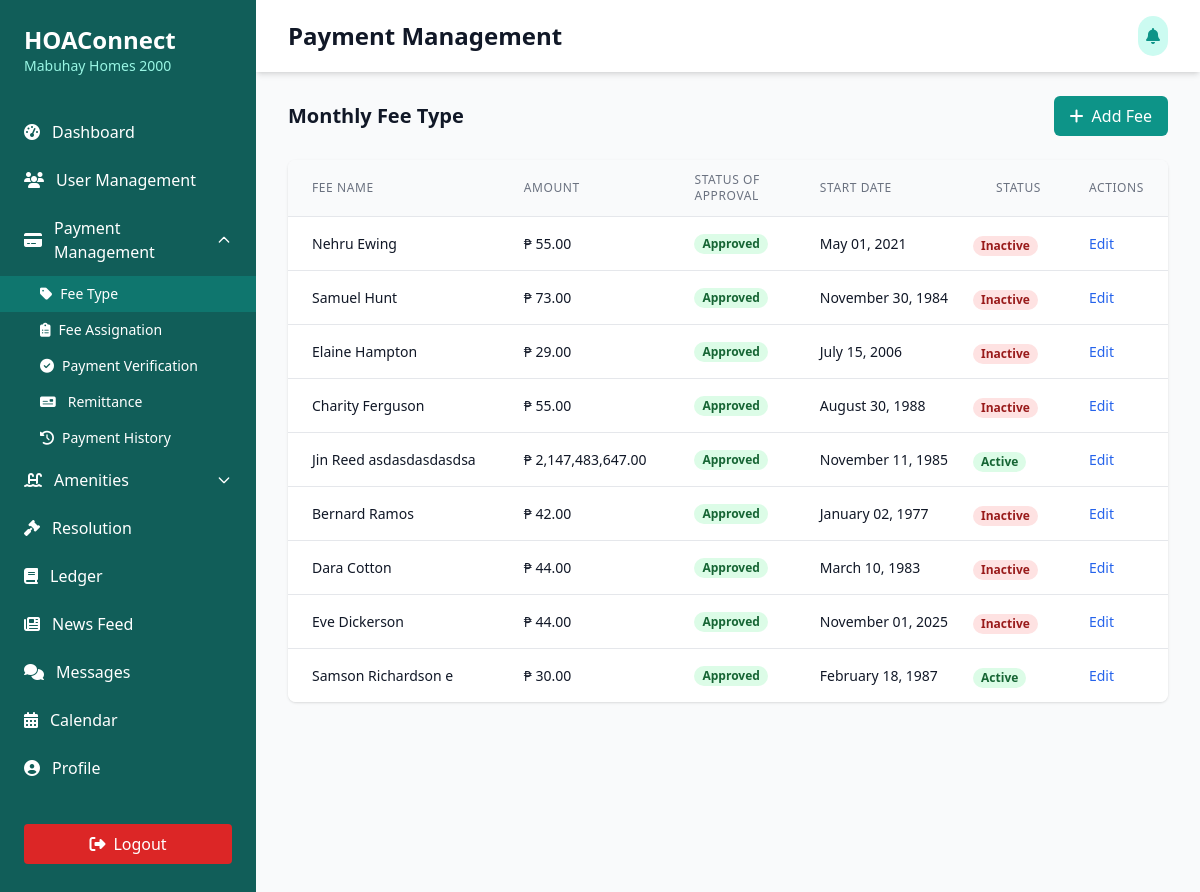
The app's page /Users/admin/fee-types.php, older data.
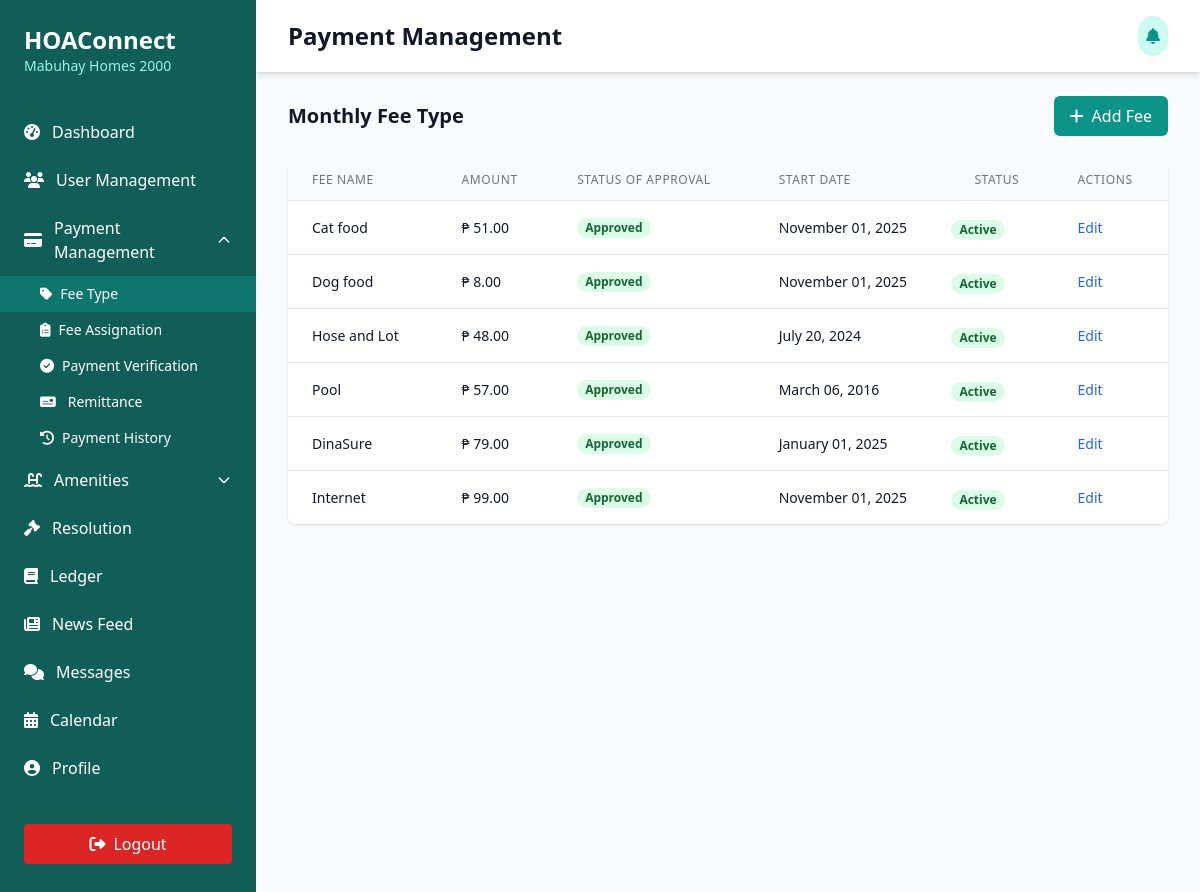
The same page, newer data.
### tables this page shows
CREATE TABLE `fee_type` (
  `id` int(11) NOT NULL,
  `fee_type_id` int(11) NOT NULL,
  `user_id` int(11) NOT NULL,
  `fee_name` varchar(50) NOT NULL,
  `description` varchar(255) NOT NULL,
  `amount` int(11) NOT NULL,
  `cadence` int(11) NOT NULL,
  `start_date` date NOT NULL,
  `is_active` int(11) NOT NULL,
  `remarks` varchar(255) DEFAULT NULL,
  `approved` int(11) DEFAULT NULL,
  `datetime_created` datetime NOT NULL,
  `datetime_updated` datetime NOT NULL
);

### Users/admin/fee-types.php (the view, shortened to what this page needs)
<?php
include('../../connection/connection.php');
?>
<!DOCTYPE html>
<html lang="en">
<head>
  <script src="https://cdn.tailwindcss.com"></script>
  <link rel="stylesheet" href="https://cdnjs.cloudflare.com/ajax/libs/font-awesome/6.4.0/css/all.min.css" />
</head>
<body class="bg-gray-50">
  <div class="min-h-screen flex">
    <div class="bg-teal-800 text-white w-64 py-6 flex flex-col">
      <div class="px-6 mb-8">
        <h1 class="text-2xl font-bold">HOAConnect</h1>
        <p class="text-sm text-teal-200">Mabuhay Homes 2000</p>
      </div>
      <nav class="flex-1">
        <a href="admin-dashboard.php" class="flex items-center px-6 py-3 hover:bg-teal-700">
          <i class="fas fa-tachometer-alt mr-3"></i>
          <span>Dashboard</span>
        </a>
        <a href="admin-accounts.php" class="flex items-center px-6 py-3 hover:bg-teal-700">
          <i class="fas fa-users mr-3"></i>
          <span>User Management</span>
        </a>
        <div x-data="{ open: true }">
          <button @click="open = !open" :aria-expanded="open" class="flex items-center w-full px-6 py-3 hover:bg-teal-600 focus:outline-none">
            <i class="fas fa-credit-card mr-3"></i>
            <span class="flex-1 text-left">Payment Management</span>
            <svg :class="{ 'rotate-180': open }" class="w-4 h-4 transition-transform duration-200" fill="none" stroke="currentColor" viewBox="0 0 24 24">
              <path stroke-linecap="round" stroke-linejoin="round" stroke-width="2" d="M19 9l-7 7-7-7" />
            </svg>
          </button>
          <div x-show="open" x-cloak class="bg-teal-800 text-sm">
            <a href="fee-types.php" class="flex items-center px-10 py-2 bg-teal-700">
              <i class="fas fa-tag mr-2" title="Fee Type"></i>
              Fee Type
            </a>
            <a href="fee-assignation.php" class="flex items-center px-10 py-2 hover:bg-teal-600">
              <i class="fas fa-clipboard-list mr-2" title="Fee Assignation"></i>
              Fee Assignation
            </a>
            <a href="payment-verification.php" class="flex items-center px-10 py-2 hover:bg-teal-600">
              <i class="fas fa-check-circle mr-2" title="Payment Verification"></i>
              Payment Verification
            </a>
            <a href="admin-remittance.php" class="flex items-center px-10 py-2 hover:bg-teal-600">
              <i class="fas fa-money-check mr-3"></i>
              Remittance
            </a>
            <a href="payment-history.php" class="flex items-center px-10 py-2 hover:bg-teal-600">
              <i class="fas fa-history mr-2" title="Payment History"></i>
              Payment History
            </a>
          </div>
        </div>
<div x-data="{ open: false }">
  <button @click="open = !open" :aria-expanded="open" class="flex items-center w-full px-6 py-3 hover:bg-teal-600 focus:outline-none">
    <i class="fas fa-swimming-pool mr-3"></i>
    <span class="flex-1 text-left">Amenities</span>
    <svg :class="{ 'rotate-180': open }" class="w-4 h-4 transition-transform duration-200" fill="none" stroke="currentColor" viewBox="0 0 24 24">
      <path stroke-linecap="round" stroke-linejoin="round" stroke-width="2" d="M19 9l-7 7-7-7" />
    </svg>
  </button>
</div>
<a href="admin-hoaprojects.php" class="flex items-center px-6 py-3 hover:bg-teal-700">
  <i class="fas fa-gavel mr-3"></i>
        <span>Resolution</span>
</a>
<a href="admin-ledger.php" class="flex items-center px-6 py-3 hover:bg-teal-600">
  <i class="fas fa-book mr-3"></i>
  <span>Ledger</span>
</a>
<a href="admin-newsfeed.php" class="flex items-center px-6 py-3 hover:bg-teal-700">
  <i class="fas fa-newspaper mr-3"></i>
<span>News Feed</span>
</a>
        <a href="admin-messages.php" class="flex items-center px-6 py-3 hover:bg-teal-700">
          <i class="fas fa-comments mr-3"></i>
          <span>Messages</span>
        </a>
        <a href="admin-calendar.php" class="flex items-center px-6 py-3 hover:bg-teal-700">
          <i class="fas fa-calendar-alt mr-3"></i>
          <span>Calendar</span>
        </a>
        <a href="admin-profile.php" class="flex items-center px-6 py-3 hover:bg-teal-700">
          <i class="fas fa-user-circle mr-3"></i>
          <span>Profile</span>
        </a>
      </nav>
      <div class="px-6 py-4 mt-auto">
        <button class="mt-4 w-full bg-red-600 hover:bg-red-700 text-white py-2 px-4 rounded flex items-center justify-center">
          <i class="fas fa-sign-out-alt mr-2"></i> Logout
        </button>
      </div>
    </div>
    <div class="flex-1 overflow-x-hidden overflow-y-auto">
      <header class="bg-white shadow-md">
        <div class="max-w-7xl mx-auto py-4 px-4 sm:px-6 lg:px-8 flex justify-between items-center">
            <h1 class="text-2xl font-bold text-gray-900">Payment Management</h1>
            <div class="flex items-center space-x-2">
              <button class="bg-teal-100 p-2 rounded-full text-teal-600 hover:bg-teal-200">
                <i class="fas fa-bell"></i>
              </button>
            </div>
          </div>
    </header>
      <main class="max-w-7xl mx-auto py-6 px-4 sm:px-6 lg:px-8">
        <div id="monthly-fee-type" class="mb-8">
          <div class="flex justify-between items-center mb-6">
            <h2 class="text-xl font-semibold text-gray-900">Monthly Fee Type</h2>
            <button onclick="openAddFeeModal()"
              class="bg-teal-600 hover:bg-teal-700 text-white py-2 px-4 rounded-md flex items-center">
              <i class="fas fa-plus mr-2"></i> Add Fee
            </button>
          </div>
          <div class="bg-white shadow rounded-lg overflow-hidden">
            <div class="overflow-x-auto">
              <table class="min-w-full divide-y divide-gray-200">
                <thead class="bg-gray-50">
                  <tr>
                    <th scope="col" class="px-6 py-3 text-left text-xs font-medium text-gray-500 uppercase tracking-wider">
                      Fee Name
                    </th>
                    <th scope="col" class="px-6 py-3 text-left text-xs font-medium text-gray-500 uppercase tracking-wider">
                      Amount
                    </th>
                    <th scope="col" class="px-6 py-3 text-left text-xs font-medium text-gray-500 uppercase tracking-wider">
                      Status of Approval
                    </th>
                    <th scope="col" class="px-6 py-3 text-left text-xs font-medium text-gray-500 uppercase tracking-wider">
                      Start Date
                    </th>
                    <th scope="col" class="px-6 py-3 text-left text-xs font-medium text-gray-500 uppercase tracking-wider">
                      Status
                    </th>
                    <th scope="col" class="px-6 py-3 text-left text-xs font-medium text-gray-500 uppercase tracking-wider">
                      Actions
                    </th>
                  </tr>
                </thead>
                <tbody class="bg-white divide-y divide-gray-200">
                 <?php
                  $sql_fee_type = "SELECT * FROM fee_type";
                  $run_sql_fee_type = mysqli_query($conn, $sql_fee_type);
                  if(mysqli_num_rows($run_sql_fee_type) > 0){
                    while($row_fee_type = mysqli_fetch_assoc($run_sql_fee_type)){
                      ?>
                      <tr>
                        <td class="px-6 py-4 whitespace-nowrap text-sm text-gray-900">
                          <?php echo $row_fee_type['fee_name']; ?>
                        </td>
                        <td class="px-6 py-4 whitespace-nowrap text-sm text-gray-900">
                          ₱ <?php echo number_format($row_fee_type['amount'], 2); ?>
                        </td>
                        <td class="px-6 py-4 whitespace-nowrap text-sm text-gray-900">
                          <?php
                            if($row_fee_type['approved'] == 1){
                              echo '<span class="px-2 inline-flex text-xs leading-5 font-semibold rounded-full bg-green-100 text-green-800">Approved</span>';
                            } elseif($row_fee_type['approved'] == 2){
                              echo '<span class="px-2 inline-flex text-xs leading-5 font-semibold rounded-full bg-red-100 text-red-800">Rejected</span>';
                            } elseif($row_fee_type['approved'] == 3){
                              echo '<span class="px-2 inline-flex text-xs leading-5 font-semibold rounded-full bg-yellow-100 text-yellow-800">Pending</span>';
                            } else {
                              echo '<span class="px-2 inline-flex text-xs leading-5 font-semibold rounded-full bg-gray-100 text-gray-800">Unknown</span>';
                            }
                          ?>
                        </td>
                        <td class="px-6 py-4 whitespace-nowrap text-sm text-gray-900">
                          <?php echo date('F d, Y', strtotime($row_fee_type['start_date'])); ?>
                        </td>
                        <td>
                          <?php
                            if($row_fee_type['is_active'] == 1){
                              echo '<span class="px-2 inline-flex text-xs leading-5 font-semibold rounded-full bg-green-100 text-green-800">Active</span>';
                            } else {
                              echo '<span class="px-2 inline-flex text-xs leading-5 font-semibold rounded-full bg-red-100 text-red-800">Inactive</span>';
                            }
                          ?>
                        </td>
                        <td class="px-6 py-4 whitespace-nowrap text-sm font-medium">
                          <?php
                            if($row_fee_type['approved'] == 3){
                              ?>
                              <a href="edit-fee-type.php?fee_type_id=<?php echo $row_fee_type['fee_type_id']; ?>" class="text-blue-600 hover:text-blue-800 mr-4">Edit</a>
                              <?php
                            }elseif($row_fee_type['approved'] == 2){
                              ?>
                              <a href="reapprove-fee-type.php?fee_type_id=<?php echo $row_fee_type['fee_type_id']; ?>" class="text-blue-600 hover:text-blue-800 mr-4">Edit</a>
                              <?php
                            }else{
                              ?>
                              <a href="approve-fee-type.php?fee_type_id=<?php echo $row_fee_type['fee_type_id']; ?>" class="text-blue-600 hover:text-blue-800 mr-4">Edit</a>
                              <?php
                            }
                          ?>
                        </td>
                      </tr>
                      <?php
                    }
                  }
                  ?>
                </tbody>
              </table>
            </div>
          </div>
        </div>
      </main>
    </div>
  </div>
</body>
</html>

Row changes from the older to the newer data that the page shows:
removed fee_type: fee_name "Nehru Ewing", amount "55.00", approved "Approved", start_date "May 01, 2021", is_active "Inactive"
removed fee_type: fee_name "Samuel Hunt", amount "73.00", approved "Approved", start_date "November 30, 1984", is_active "Inactive"
removed fee_type: fee_name "Elaine Hampton", amount "29.00", approved "Approved", start_date "July 15, 2006", is_active "Inactive"
removed fee_type: fee_name "Charity Ferguson", amount "55.00", approved "Approved", start_date "August 30, 1988", is_active "Inactive"
removed fee_type: fee_name "Jin Reed asdasdasdasdsa", amount "2,147,483,647.00", approved "Approved", start_date "November 11, 1985", is_active "Active"
removed fee_type: fee_name "Bernard Ramos", amount "42.00", approved "Approved", start_date "January 02, 1977", is_active "Inactive"
removed fee_type: fee_name "Dara Cotton", amount "44.00", approved "Approved", start_date "March 10, 1983", is_active "Inactive"
removed fee_type: fee_name "Eve Dickerson", amount "44.00", approved "Approved", start_date "November 01, 2025", is_active "Inactive"
removed fee_type: fee_name "Samson Richardson e", amount "30.00", approved "Approved", start_date "February 18, 1987", is_active "Active"
added fee_type: fee_name "Cat food", amount "51.00", approved "Approved", start_date "November 01, 2025", is_active "Active"
added fee_type: fee_name "Dog food", amount "8.00", approved "Approved", start_date "November 01, 2025", is_active "Active"
added fee_type: fee_name "Hose and Lot", amount "48.00", approved "Approved", start_date "July 20, 2024", is_active "Active"
added fee_type: fee_name "Pool", amount "57.00", approved "Approved", start_date "March 06, 2016", is_active "Active"
added fee_type: fee_name "DinaSure", amount "79.00", approved "Approved", start_date "January 01, 2025", is_active "Active"
added fee_type: fee_name "Internet", amount "99.00", approved "Approved", start_date "November 01, 2025", is_active "Active"
